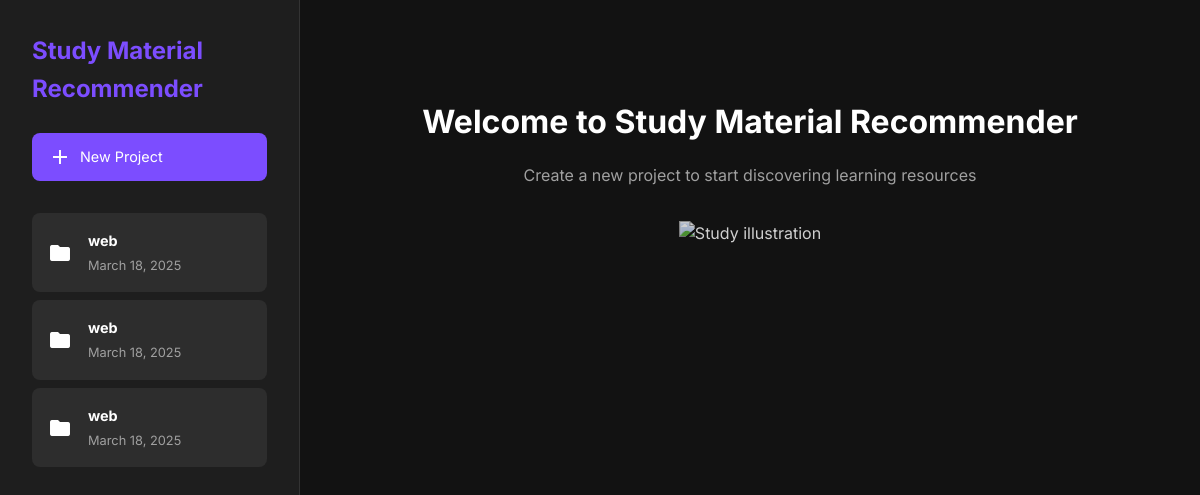
Before: / with the older database file.
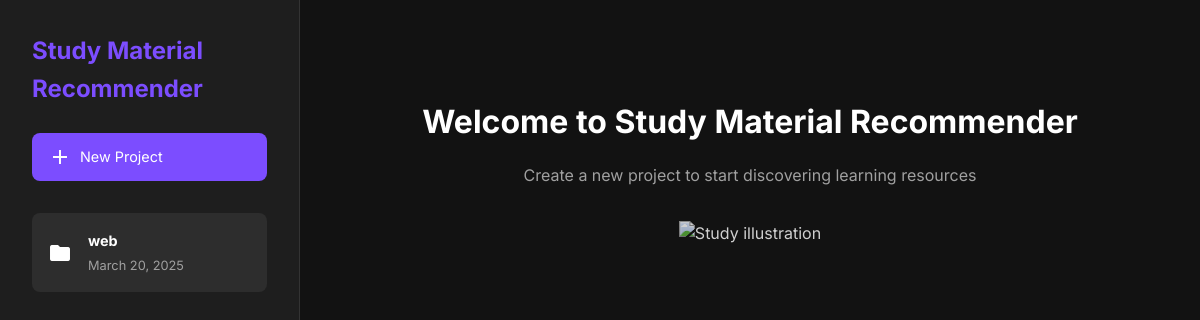
After: the same page with the newer database file.
### app.py (models this page shows)
class Project(db.Model):
    id = db.Column(db.Integer, primary_key=True)
    title = db.Column(db.String(100), nullable=False)
    prompt = db.Column(db.Text, nullable=False)
    created_at = db.Column(db.DateTime, default=datetime.utcnow)
    videos = db.relationship('Video', backref='project', lazy=True, cascade='all, delete-orphan')
    papers = db.relationship('Paper', backref='project', lazy=True, cascade='all, delete-orphan')
    books = db.relationship('Book', backref='project', lazy=True, cascade='all, delete-orphan')

### app.py (the view)
@app.route('/')
def index():
    projects = Project.query.order_by(Project.created_at.desc()).all()
    return render_template('index.html', projects=projects)

### templates/index.html (shortened to what this page needs)
<!DOCTYPE html>
<html lang="en">
<head>
    <link rel="stylesheet" href="{{ url_for('static', filename='css/style.css') }}">
</head>
<body>
    <div class="app-container">
        <nav class="sidebar">
            <div class="sidebar-header">
                <h1>Study Material<br>Recommender</h1>
                <button id="newProjectBtn" class="new-project-btn">
                    <span class="material-icons">add</span>
                    New Project
                </button>
            </div>
            <div class="projects-list">
                {% for project in projects %}
                <a href="{{ url_for('project_details', project_id=project.id) }}" class="project-item">
                    <span class="material-icons">folder</span>
                    <div class="project-info">
                        <h3>{{ project.title }}</h3>
                        <p>{{ project.created_at.strftime('%B %d, %Y') }}</p>
                    </div>
                </a>
                {% endfor %}
            </div>
        </nav>
        <main class="main-content">
            <div class="welcome-section">
                <h2>Welcome to Study Material Recommender</h2>
                <p>Create a new project to start discovering learning resources</p>
                <img src="{{ url_for('static', filename='images/study.svg') }}" alt="Study illustration" class="welcome-image">
            </div>
        </main>
    </div>
</body>
</html>

### static/css/style.css (style rules this page uses)
:root { --bg-primary: #121212; --bg-secondary: #1e1e1e; --bg-tertiary: #2d2d2d; --text-primary: #ffffff; --text-secondary: #a0a0a0; --accent: #7c4dff; --accent-hover: #651fff; --border: #333333; --success: #4caf50; --error: #f44336; }
* { margin: 0; padding: 0; box-sizing: border-box; font-family: 'Inter', sans-serif; }
body { background-color: var(--bg-primary); color: var(--text-primary); line-height: 1.6; }
.app-container { display: grid; grid-template-columns: 300px 1fr; min-height: 100vh; }
.sidebar { background: var(--bg-secondary); padding: 2rem; border-right: 1px solid var(--border); }
.sidebar-header { margin-bottom: 2rem; }
.sidebar-header h1 { font-size: 1.5rem; margin-bottom: 1.5rem; color: var(--accent); }
.new-project-btn, .back-btn { display: flex; align-items: center; gap: 0.5rem; padding: 0.75rem 1rem; background: var(--accent); color: white; border: none; border-radius: 8px; cursor: pointer; font-size: 0.9rem; transition: all 0.3s ease; text-decoration: none; width: 100%; }
.projects-list { display: flex; flex-direction: column; gap: 0.5rem; }
.project-item { display: flex; align-items: center; gap: 1rem; padding: 1rem; background: var(--bg-tertiary); border-radius: 8px; text-decoration: none; color: var(--text-primary); transition: all 0.3s ease; }
.project-info h3 { font-size: 0.9rem; margin-bottom: 0.25rem; }
.project-info p { font-size: 0.8rem; color: var(--text-secondary); }
.main-content { padding: 2rem; }
.welcome-section { text-align: center; padding: 4rem 2rem; }
.welcome-section h2 { font-size: 2rem; margin-bottom: 1rem; }
.welcome-section p { color: var(--text-secondary); margin-bottom: 2rem; }
.welcome-image { max-width: 400px; margin: 0 auto; opacity: 0.8; }

Changed rows visible on the page:
removed Project: title "web", created_at "March 18, 2025"
removed Project: title "web", created_at "March 18, 2025"
changed Project "web": created_at "March 18, 2025" → "March 20, 2025"
